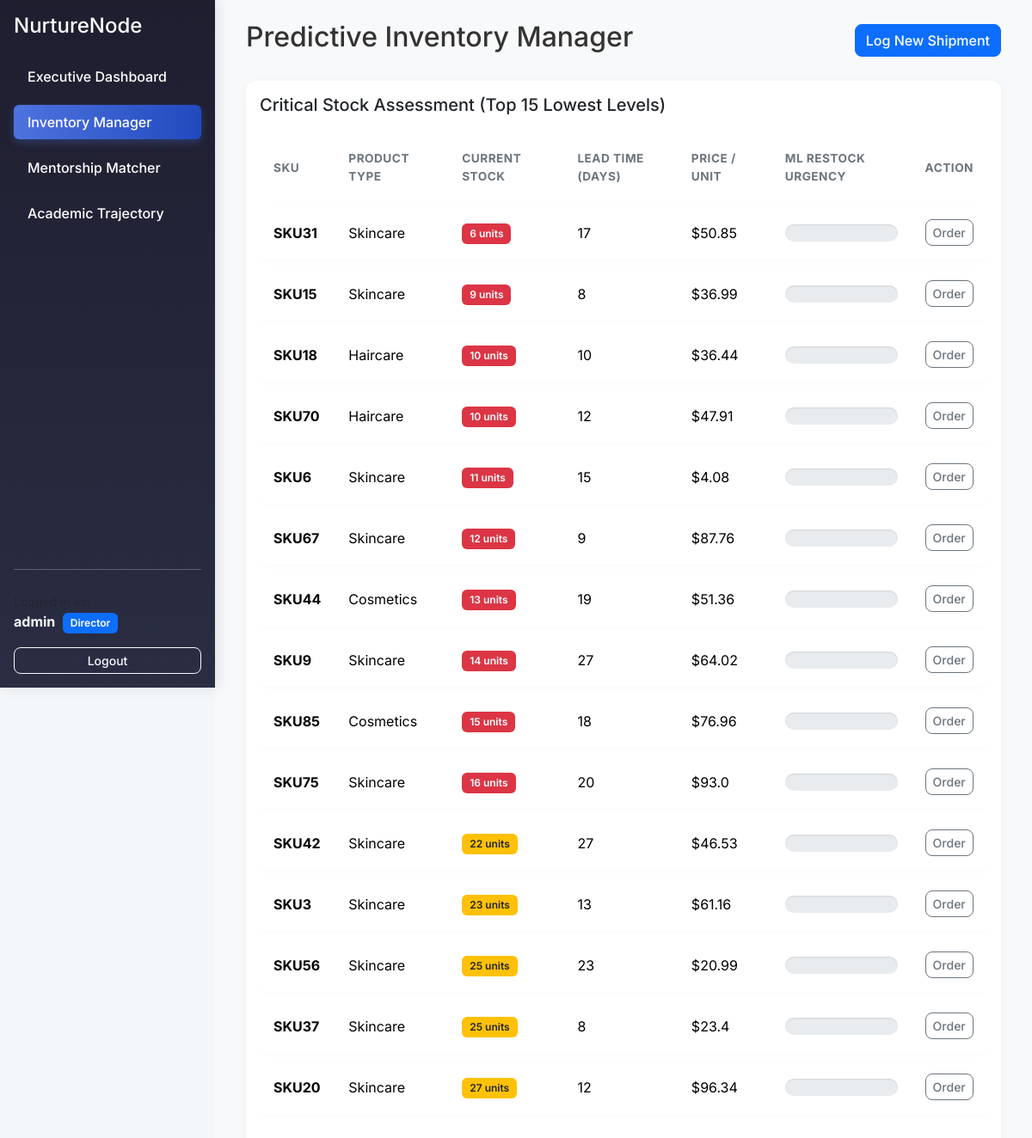
The page /inventory (signed in) on the database its author committed.
### tables this page shows
CREATE TABLE users (
        id INTEGER PRIMARY KEY AUTOINCREMENT,
        username TEXT NOT NULL UNIQUE,
        password TEXT NOT NULL,
        role TEXT NOT NULL
    );

CREATE TABLE "inventory" (
"Product type" TEXT,
  "SKU" TEXT,
  "Price" REAL,
  "Availability" INTEGER,
  "Number of products sold" INTEGER,
  "Revenue generated" REAL,
  "Customer demographics" TEXT,
  "Stock levels" INTEGER,
  "Lead times" INTEGER,
  "Order quantities" INTEGER,
  "Shipping times" INTEGER,
  "Shipping carriers" TEXT,
  "Shipping costs" REAL,
  "Supplier name" TEXT,
  "Location" TEXT,
  "Lead time" INTEGER,
  "Production volumes" INTEGER,
  "Manufacturing lead time" INTEGER,
  "Manufacturing costs" REAL,
  "Inspection results" TEXT,
  "Defect rates" REAL,
  "Transportation modes" TEXT,
  "Routes" TEXT,
  "Costs" REAL
);

### app.py (the view)
@app.route('/inventory')
@login_required
def inventory():
    conn = get_db_connection()
    raw_df = pd.read_sql_query("SELECT * FROM inventory", conn)
    conn.close()
    clean_df = pd.read_csv('data/cleaned_inventory.csv')
    display_df = raw_df.sort_values(by='Stock levels').head(15)
    features = ['Price', 'Availability', 'Number of products sold', 'Stock levels', 'Lead times']
    inference_data = clean_df.loc[display_df.index, features]
    if inventory_model:
        preds = inventory_model.predict(inference_data)
        display_df['Restock_Urgency'] = [round(p * 100, 1) for p in preds]
    else:
        display_df['Restock_Urgency'] = 0
    records = display_df.to_dict(orient='records')
    return render_template('inventory.html', records=records)

### app.py (called while the page is built)
@login_manager.user_loader
def load_user(user_id):
    conn = get_db_connection()
    user = conn.execute('SELECT * FROM users WHERE id = ?', (user_id,)).fetchone()
    conn.close()
    if user:
        return User(id=user[0], username=user[1], role=user[3])
    return None

def get_db_connection():
    return sqlite3.connect('data/nurturenode.db')

### templates/inventory.html (shortened to what this page needs)
{% extends 'base.html' %}
{% block content %}
<div class="container-fluid">
    <div class="d-flex justify-content-between align-items-center mb-4">
        <h2>Predictive Inventory Manager</h2>
        <a href="/log_shipment" class="btn btn-primary">Log New Shipment</a>
    </div>
    <div class="card shadow-sm">
        <div class="card-body">
            <h5 class="card-title mb-3">Critical Stock Assessment (Top 15 Lowest Levels)</h5>
            <div class="table-responsive">
                <table class="table table-hover align-middle">
                    <thead class="table-dark">
                        <tr>
                            <th>SKU</th>
                            <th>Product Type</th>
                            <th>Current Stock</th>
                            <th>Lead Time (Days)</th>
                            <th>Price / Unit</th>
                            <th>ML Restock Urgency</th>
                            <th>Action</th>
                        </tr>
                    </thead>
                    <tbody>
                        {% for row in records %}
                        <tr>
                            <td><strong>{{ row['SKU'] }}</strong></td>
                            <td class="text-capitalize">{{ row['Product type'] }}</td>
                            <td>
                                {% if row['Stock levels'] < 20 %}
                                    <span class="badge bg-danger">{{ row['Stock levels'] }} units</span>
                                {% elif row['Stock levels'] < 50 %}
                                    <span class="badge bg-warning text-dark">{{ row['Stock levels'] }} units</span>
                                {% else %}
                                    <span class="badge bg-success">{{ row['Stock levels'] }} units</span>
                                {% endif %}
                            </td>
                            <td>{{ row['Lead times'] }}</td>
                            <td>${{ row['Price']|round(2) }}</td>
                            <td>
                                <div class="progress" style="height: 20px;">
                                </div>
                            </td>
                            <td>
                                <a href="/order_item/{{ row['SKU'] }}" class="btn btn-sm btn-outline-secondary">Order</a>
                            </td>
                        </tr>
                        {% endfor %}
                    </tbody>
                </table>
            </div>
        </div>
    </div>
</div>
{% endblock %}

### templates/base.html (shortened to what this page needs)
<!DOCTYPE html>
<html lang="en">
<head>
    <link href="https://cdn.jsdelivr.net/npm/bootstrap@5.3.2/dist/css/bootstrap.min.css" rel="stylesheet">
    <link rel="stylesheet" href="{{ url_for('static', filename='css/style.css') }}">
</head>
<body>
    <div class="d-flex">
        {% if current_user.is_authenticated %}
        <nav class="bg-dark text-white p-3 vh-100 d-flex flex-column" style="width: 250px; position: fixed;">
            <h4 class="mb-4">NurtureNode</h4>
            <ul class="nav flex-column gap-2 mb-auto">
                <li class="nav-item">
                    <a class="nav-link text-white {% if request.path == '/' %}bg-secondary rounded{% endif %}" href="/">Executive Dashboard</a>
                </li>
                <li class="nav-item">
                    <a class="nav-link text-white {% if request.path == '/inventory' %}bg-secondary rounded{% endif %}" href="/inventory">Inventory Manager</a>
                </li>
                <li class="nav-item">
                    <a class="nav-link text-white {% if request.path == '/mentorship' %}bg-secondary rounded{% endif %}" href="/mentorship">Mentorship Matcher</a>
                </li>
                <li class="nav-item">
                    <a class="nav-link text-white {% if request.path == '/academic' %}bg-secondary rounded{% endif %}" href="/academic">Academic Trajectory</a>
                </li>
            </ul>
            <hr class="text-white">
            <div class="mt-2 mb-3">
                <small class="text-muted">Logged in as:</small><br>
                <strong>{{ current_user.username }}</strong>
                <span class="badge bg-primary ms-1">{{ current_user.role }}</span>
            </div>
            <a href="/logout" class="btn btn-outline-light btn-sm w-100">Logout</a>
        </nav>
        {% endif %}
        <main class="flex-grow-1 bg-light p-4" style="margin-left: 250px; min-height: 100vh;">
            {% block content %}{% endblock %}
        </main>
    </div>
</body>
</html>

### static/css/style.css (style rules this page uses)
body { font-family: 'Inter', sans-serif; background-color: #f4f7fa !important; color: #333; }
nav { background: linear-gradient(180deg, #1e1e2f 0%, #2a2d43 100%) !important; box-shadow: 4px 0 15px rgba(0, 0, 0, 0.1); z-index: 1000; }
.nav-link { font-weight: 500; transition: all 0.3s ease; border-radius: 8px; margin-bottom: 5px; }
.nav-link.bg-secondary { background: linear-gradient(90deg, #4e73df 0%, #224abe 100%) !important; box-shadow: 0 4px 10px rgba(78, 115, 223, 0.3); }
.card { border: none; border-radius: 12px; box-shadow: 0 4px 15px rgba(0, 0, 0, 0.04) !important; transition: transform 0.3s ease, box-shadow 0.3s ease; }
.table { border-collapse: separate; border-spacing: 0 8px; }
.table thead th { border-bottom: none; background-color: #fff; color: #6c757d; font-size: 0.85rem; text-transform: uppercase; letter-spacing: 0.5px; }
.table tbody tr { background-color: #fff; box-shadow: 0 2px 6px rgba(0,0,0,0.02); border-radius: 8px; transition: all 0.2s ease; }
.table td, .table th { border: none; vertical-align: middle; padding: 16px; }
.table td:first-child, .table th:first-child { border-top-left-radius: 8px; border-bottom-left-radius: 8px; }
.table td:last-child, .table th:last-child { border-top-right-radius: 8px; border-bottom-right-radius: 8px; }
.btn { border-radius: 8px; font-weight: 500; transition: all 0.2s; }
.badge { padding: 0.5em 0.75em; border-radius: 6px; font-weight: 600; }
.progress { background-color: #e9ecef; border-radius: 10px; box-shadow: inset 0 1px 2px rgba(0,0,0,0.1); }

### rows shown on the page
users: username "admin", role "Director"
inventory: SKU "SKU31", Product type "Skincare", Stock levels "6", Lead times "17", Price "50.85"
inventory: SKU "SKU15", Product type "Skincare", Stock levels "9", Lead times "8", Price "36.99"
inventory: SKU "SKU18", Product type "Haircare", Stock levels "10", Lead times "10", Price "36.44"
inventory: SKU "SKU70", Product type "Haircare", Stock levels "10", Lead times "12", Price "47.91"
inventory: SKU "SKU6", Product type "Skincare", Stock levels "11", Lead times "15", Price "4.08"
inventory: SKU "SKU67", Product type "Skincare", Stock levels "12", Lead times "9", Price "87.76"
inventory: SKU "SKU44", Product type "Cosmetics", Stock levels "13", Lead times "19", Price "51.36"
inventory: SKU "SKU9", Product type "Skincare", Stock levels "14", Lead times "27", Price "64.02"
inventory: SKU "SKU85", Product type "Cosmetics", Stock levels "15", Lead times "18", Price "76.96"
inventory: SKU "SKU75", Product type "Skincare", Stock levels "16", Lead times "20", Price "93.0"
inventory: SKU "SKU42", Product type "Skincare", Stock levels "22", Lead times "27", Price "46.53"
inventory: SKU "SKU3", Product type "Skincare", Stock levels "23", Lead times "13", Price "61.16"
inventory: SKU "SKU56", Product type "Skincare", Stock levels "25", Lead times "23", Price "20.99"
inventory: SKU "SKU37", Product type "Skincare", Stock levels "25", Lead times "8", Price "23.4"
inventory: SKU "SKU20", Product type "Skincare", Stock levels "27", Lead times "12", Price "96.34"
